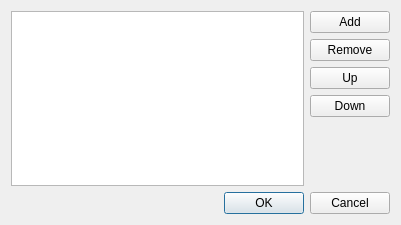
<?xml version="1.0" encoding="UTF-8"?>
<ui version="4.0">
 <class>UIPublicHubsList</class>
 <widget class="QDialog" name="UIPublicHubsList">
  <property name="geometry">
   <rect>
    <x>0</x>
    <y>0</y>
    <width>401</width>
    <height>225</height>
   </rect>
  </property>
  <property name="windowTitle">
   <string>Dialog</string>
  </property>
  <layout class="QGridLayout" name="gridLayout">
   <item row="0" column="0" rowspan="5" colspan="2">
    <widget class="QListWidget" name="listWidget"/>
   </item>
   <item row="2" column="2">
    <widget class="QPushButton" name="pushButton_UP">
     <property name="text">
      <string>Up</string>
     </property>
    </widget>
   </item>
   <item row="3" column="2">
    <widget class="QPushButton" name="pushButton_DOWN">
     <property name="text">
      <string>Down</string>
     </property>
    </widget>
   </item>
   <item row="5" column="1" colspan="2">
    <widget class="QDialogButtonBox" name="buttonBox">
     <property name="sizePolicy">
      <sizepolicy hsizetype="Maximum" vsizetype="Maximum">
       <horstretch>0</horstretch>
       <verstretch>0</verstretch>
      </sizepolicy>
     </property>
     <property name="orientation">
      <enum>Qt::Horizontal</enum>
     </property>
     <property name="standardButtons">
      <set>QDialogButtonBox::Cancel|QDialogButtonBox::Ok</set>
     </property>
     <property name="centerButtons">
      <bool>true</bool>
     </property>
    </widget>
   </item>
   <item row="5" column="0">
    <spacer name="horizontalSpacer">
     <property name="orientation">
      <enum>Qt::Horizontal</enum>
     </property>
     <property name="sizeHint" stdset="0">
      <size>
       <width>40</width>
       <height>20</height>
      </size>
     </property>
    </spacer>
   </item>
   <item row="0" column="2">
    <widget class="QPushButton" name="pushButton_ADD">
     <property name="text">
      <string>Add</string>
     </property>
    </widget>
   </item>
   <item row="1" column="2">
    <widget class="QPushButton" name="pushButton_REM">
     <property name="text">
      <string>Remove</string>
     </property>
    </widget>
   </item>
  </layout>
 </widget>
 <resources/>
 <connections>
  <connection>
   <sender>buttonBox</sender>
   <signal>accepted()</signal>
   <receiver>UIPublicHubsList</receiver>
   <slot>accept()</slot>
   <hints>
    <hint type="sourcelabel">
     <x>273</x>
     <y>212</y>
    </hint>
    <hint type="destinationlabel">
     <x>187</x>
     <y>209</y>
    </hint>
   </hints>
  </connection>
  <connection>
   <sender>buttonBox</sender>
   <signal>rejected()</signal>
   <receiver>UIPublicHubsList</receiver>
   <slot>reject()</slot>
   <hints>
    <hint type="sourcelabel">
     <x>357</x>
     <y>205</y>
    </hint>
    <hint type="destinationlabel">
     <x>388</x>
     <y>142</y>
    </hint>
   </hints>
  </connection>
 </connections>
</ui>
